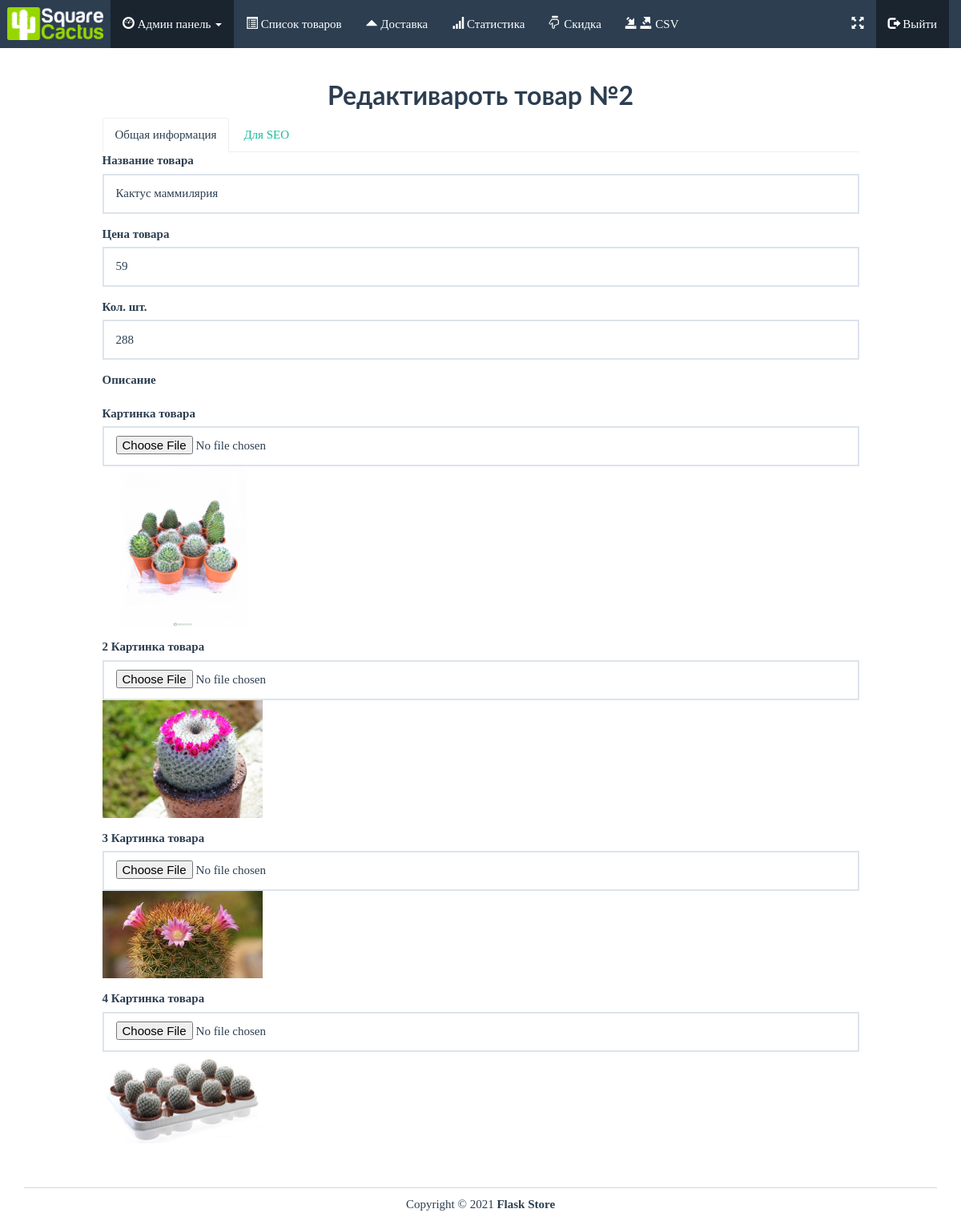
The app's page /admin/edit/2 (signed in) with its own data.
### app.py (models this page shows)
class Product(db.Model):
    id = db.Column(db.Integer, primary_key=True)
    name = db.Column(db.String(50))
    price = db.Column(db.Integer)
    stock = db.Column(db.Integer)
    description = db.Column(db.String(500))
    image = db.Column(db.String(100), nullable=True)
    image2 = db.Column(db.String(100), nullable=True)
    image3 = db.Column(db.String(100), nullable=True)
    image4 = db.Column(db.String(100), nullable=True)
    order = db.relationship('Order_Item', backref='product', lazy=True)
    title = db.Column(db.String(50), nullable=True)
    keyw = db.Column(db.String(150), nullable=True)
    desc = db.Column(db.String(200), nullable=True)

### app.py (the view)
@app.route('/admin/edit/<int:id>', methods=['POST', 'GET'])
@login_required
def edit_product(id):
    product = Product.query.get(id)
    if request.method == 'POST':
        product.name = request.form['name']
        product.price = request.form['price']
        product.stock = request.form['stock']
        product.description = request.form['description']
        product.title = request.form['title']
        product.keyw = request.form['keyw']
        product.desc = request.form['desc']
        if request.files['image'].filename == '':
            pass
        else:
            image_url_main = photos.save(request.files["image"])
            product.image = 'images/' + image_url_main
        if request.files['image2'].filename == '':
            pass
        else:
            image_url2 = photos.save(request.files["image2"])
            product.image2 = 'images/' + image_url2
        if request.files['image3'].filename == '':
            pass
        else:
            image_url3 = photos.save(request.files["image3"])
            product.image3 = 'images/' + image_url3
        if request.files['image4'].filename == '':
            pass
        else:
            image_url4 = photos.save(request.files["image4"])
            product.image4 = 'images/' + image_url4
        try:
            db.session.commit()
            return redirect('/admin/list-products')
        except:
            return "При редактировании произошла ошибка"
    else:
        return render_template('admin/edit-product.html', product=product, admin=True)

### templates/admin/edit-product.html (shortened to what this page needs)
{% extends "base.html" %}
{% block body %}
<div class="row pad">
	<div class="col-lg-12">
		<h2 class="bold text-center">Редактивароть товар №{{ product.id }}</h2>
	</div>
</div>
<div class="row">
	<div class="col-lg-10 col-lg-offset-1">
<div role="tabpanel">
			<ul class="nav nav-tabs" role="tablist">
				<li role="presentation" class="active">
					<a href="#shipping" aria-controls="shipping" role="tab" data-toggle="tab">Общая информация</a>
				</li>
				<li role="presentation">
					<a href="#details" aria-controls="details" role="tab" data-toggle="tab">Для SEO</a>
				</li>
			</ul>
     <form method="POST" enctype="multipart/form-data">
			<div class="tab-content">
				<div role="tabpanel" class="tab-pane active" id="shipping">
                <div class="form-group">
                    <label>Название товара</label>
                    <input type="text" name="name" class="form-control" value="{{ product.name }}" >
                </div>
            <div class="form-group">
                <label>Цена товара</label>
                    <input type="number" name="price" class="form-control" value="{{ product.price }}" >
                </div>
            <div class="form-group">
               <label>Кол. шт.</label>
                    <input type="number" name="stock" class="form-control" value="{{ product.stock }}" >
                </div>
            <div class="form-group">
               <label>Описание</label>
                  </div>
            <div class="form-group">
                 <label>Картинка товара</label>
                   <input type="file" name="image" class="form-control">
                 <img src="{{ url_for('static', filename=product.image) }}" alt="картинка товара" width="200" >
                </div>
            <div class="form-group">
                 <label>2 Картинка товара</label>
                   <input type="file" name="image2" class="form-control">
                 <img src="{{ url_for('static', filename=product.image2) }}" alt="картинка товара" width="200" >
                </div>
            <div class="form-group">
                 <label>3 Картинка товара</label>
                   <input type="file" name="image3" class="form-control">
                 <img src="{{ url_for('static', filename=product.image3) }}" alt="картинка товара" width="200" >
                </div>
            <div class="form-group">
                 <label>4 Картинка товара</label>
                   <input type="file" name="image4" class="form-control">
                 <img src="{{ url_for('static', filename=product.image4) }}" alt="картинка товара" width="200" >
                </div>
				</div>
			</div></form>
</div>
    </div>
</div>
{% endblock %}

### static/css/styles.css (style rules this page uses)
body { font-family: Ubuntu, verdana, georgia, serif, sans-serif; }
a, a:hover, a:active, a:focus, a:visited { text-decoration: none; }
.bold { font-weight: bolder !important; }
.form-control { border-radius: 0; height: 50px; }
.pad { margin-top: 10px !important; }
.active { border:none!important; }

### records on screen
Product: id "2", name "Кактус маммилярия", price "59", stock "288", image (picture), image2 (picture), image3 (picture), image4 (picture)
